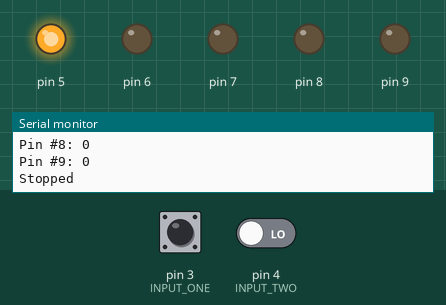
This sketch was run on a simulated Arduino Uno, built with avr-gcc and run on an emulated ATmega328P. On the bench: output pins drawn as LEDs (lit = HIGH), the last lines printed to the serial monitor. The test bench sets the inputs (shaded band); at power-on: pin 3 (INPUT_ONE) LOW, pin 4 (INPUT_TWO) LOW.

Above: at 1.2 s.
1.3 s: pin 3 (INPUT_ONE) pulsed HIGH 5 times (0.12 s each, 0.3 s apart)
At 1.57 s:
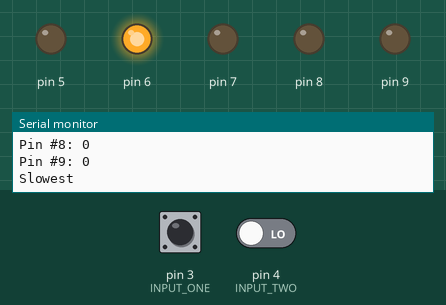
At 3.6 s:
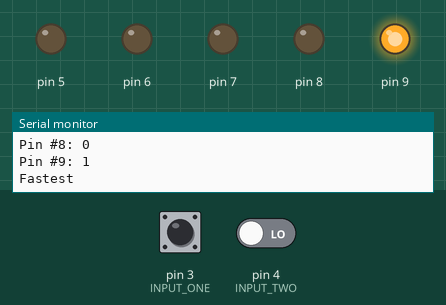
Timing chart, 0 to 5.1 s (numbered marks = the images above; inputs shaded):
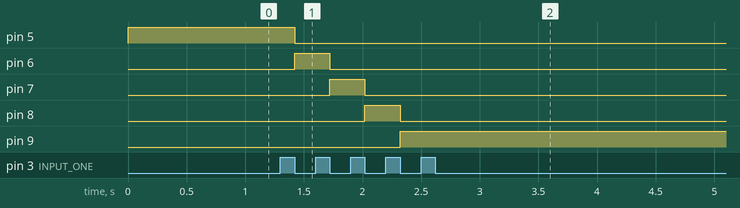

The sketch:

warmup2.ino
```cpp
/*#!#!#!#!#!#!#!#!#!#!#!#!#!#!#!#!#!#!#!#!#!#!#!#!#!
!
#
!	Name:       Nicholas Martinez
#	Class:		COMP 522 - Section 21648
!	Instructor:	Adam Kaplan
#	Date:		9/21/2020
!
#	        Warmup 2
!
#!#!#!#!#!#!#!#!#!#!#!#!#!#!#!#!#!#!#!#!#!#!#!#!#!#!*/


/* Pin definitions */
#define STOPPED_LED  5
#define SLOWEST_LED 6
#define SLOW_LED 7
#define FAST_LED 8
#define FASTEST_LED 9
#define INPUT_ONE 3
#define INPUT_TWO 4


/* State enums - 5 total states, stopped + velocities */
enum State {
    Stopped = 0x1,
    RunningSlowest = 0x2,
    RunningSlow = 0x4,
    RunningFast = 0x8,
    RunningFastest = 0x10
} state;

/* Velocity mapping mirroring enum values */
char velocities[] = {0x2, 0x4, 0x8, 0x10};

/* Current velocity and input response placeholders */
char currVelocity;
int ret;


/* Set initial states and pin modes */
void setup() {
    state = State::Stopped;
    currVelocity = 0;
    Serial.begin(9600);

    /* Hit the output pins */
    for (char i = STOPPED_LED; i <= FASTEST_LED; ++i)
        pinMode(i, OUTPUT);
    /* Hit the input pins */
    for (char i = INPUT_ONE; i <= INPUT_TWO; ++i)
        pinMode(i, INPUT);
}

/* Loop function with the switch, targeting the switch enum value
and triggering a function to respond to each respective state */
void loop() {

    /* The portion of code that is executed only once when a new state is entered.
    This sets a series of 5 LED's I have set up for easily identifying the current
    state - Each of the state functions busy wait until they receive input that transitions
    them out of that state

     Technically the specs wants this in the state functions, but since its the same exact call
     executed before each and every entrance to a state function, its virtually the same thing.
     */
    setLedState();

    /* The switch against the state enum, updated globally from each state function */
    switch (state) {
        case State::Stopped:
            Serial.println("Stopped");
            stopped(); break;
        case State::RunningSlowest:
            Serial.println("Slowest");
            runningSlowest(); break;
        case State::RunningSlow:
            Serial.println("Slow");
            runningSlow(); break;
        case State::RunningFast:
            Serial.println("Fast");
            runningFast(); break;
        case State::RunningFastest:
            Serial.println("Fastest");
            runningFastest(); break;
    }
}


/* Function reacting to input when the current state is Stopped */
void stopped() {

    /* Wait for user input */
    stall();

    /* `if there is a currVelocity set, the motor rotates at this velocity` */
    if (ret == 0x1 && currVelocity)
        state = (State) currVelocity;

    /* `if currVelocity has not been set, the motor rotates at an initial slow
    velocity (chosen by you)` */
    else if (ret == 0x1)
        currVelocity = (state = State::RunningSlowest);

    /* `if the motor is stopped, and the user activates INPUT2, the currVelocity
    is cleared (reset to 0)` */
    else if (ret == 0x2)
        currVelocity ^= currVelocity;
}


/* Main response for all non-stopped states (behavior is similar for all speeds) */
void runningSlowest() {

    /* Wait for user input */
    stall();

    /* `if the motor is running, when the user pushes the push-button INPUT1, the motor
    speeds up again (to 2nd velocity, and beyond). Once the motor reaches the maximum velocity,
    additional pushes of INPUT1 have no effect.` */
    if (ret == 0x1)
        state = currVelocity = (( state != State::RunningFastest
        ? ((State) (state << 1)) : state));

    /* `if the motor is running, and the user activates another piece of input hardware
    (*YOUR CHOICE*...but I will call it INPUT2) the motor stops, but remembers its current velocity
    in variable currVelocity` */
    else if (ret == 0x2)
        stopAndRemember();
}

/* Function to collect user input from push buttons */
char getInput() {

    char r = 0x0;

    /* Set `r` for push button 1 */
    if (digitalRead(INPUT_ONE))  r = 0x1;

    /* Set `r` for push button 2 */
    else if (digitalRead(INPUT_TWO)) r = 0x2;

    /* If either push button was pressed, wait for it to clear (finger off the button)
    so we don't trigger multiple state changes in a single press */
    if (r) while (digitalRead(INPUT_ONE) || digitalRead(INPUT_TWO)) {};

    if (r) Serial.println(r == 0x1 ? "Got button 1" : "Got button 2");
    /* Return the pushbutton selection */
    return r;
}


/* Iterates the LED state pins and illuminates the LED representing the
current state */
void setLedState() {

    /* Iterate the LEDs */
    for (char i = STOPPED_LED, j = 0; i <= FASTEST_LED; ++i, ++j) {

        /* Since the enums are mapped to certain bits of the button, shift left
        against the current iteration and bitwise AND by 0x1 to write the correct
        value to the LED */
        digitalWrite(i, (state >> j) & 0x1);
        Serial.println("Pin #" + String((int)i) + ": " + String((state >> j) & 0x1));
    }
}

/* Just a helpful wrapper for clarity */
inline void stopAndRemember() {
    state = State::Stopped;

    /* Doesn't actually need to explicitly remember here because currVelocity is saved
    each time the state is updated */
}

/* This helper busy waits for push button input */
inline void stall() {
    while (!(ret = getInput())) {

        /* If the motor required synchronous action to get it to spin (instead of simply turning it on
        or setting it at a different voltage) I would perform that action here, in this busy wait section
        since it is most frequently executed throughout the program - But since I don't have a stepper motor,
        and the LED state indicators have already updated, this section is blank */
    };
}

/* These inline helpers are essentially clarity aliases for what is really identical state
behavior when the motor is running. */
inline void runningSlow() { runningSlowest(); }
inline void runningFast() { runningSlowest(); }
inline void runningFastest() { runningSlowest(); }
```

Measured:
- after the input at 1.3 s, pin 5: HIGH → LOW after 0.12 s; pin 6: LOW → HIGH after 0.12 s, → LOW 0.30 s later; pin 7: LOW → HIGH after 0.42 s, → LOW 0.30 s later; pin 8: LOW → HIGH after 0.72 s, → LOW 0.30 s later; pin 9: LOW → HIGH after 1.0 s
